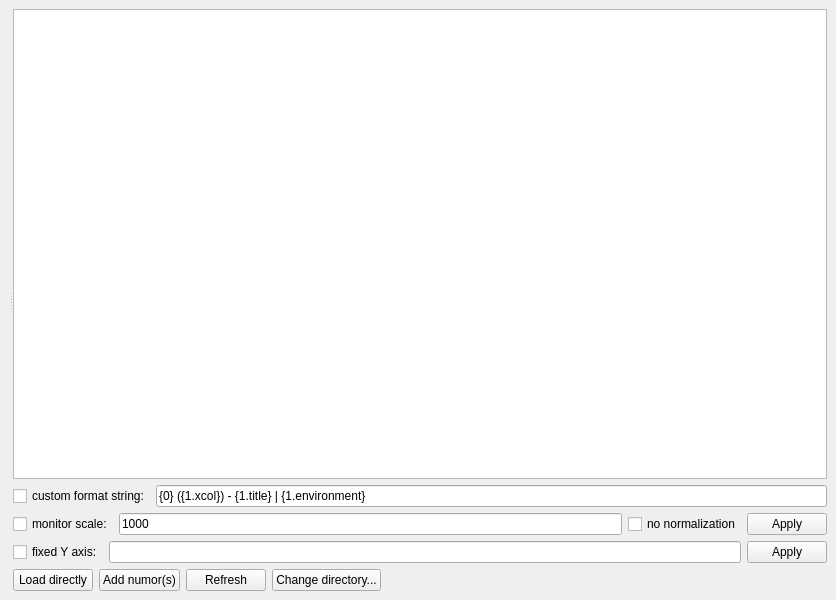
<?xml version="1.0" encoding="UTF-8"?>
<ui version="4.0">
 <class>MainWindow</class>
 <widget class="QMainWindow" name="MainWindow">
  <property name="geometry">
   <rect>
    <x>0</x>
    <y>0</y>
    <width>836</width>
    <height>600</height>
   </rect>
  </property>
  <property name="windowTitle">
   <string>ufit browser</string>
  </property>
  <widget class="QWidget" name="centralwidget">
   <layout class="QHBoxLayout" name="horizontalLayout_2">
    <item>
     <widget class="QSplitter" name="splitter">
      <property name="orientation">
       <enum>Qt::Horizontal</enum>
      </property>
      <widget class="QSplitter" name="vsplitter">
       <property name="orientation">
        <enum>Qt::Vertical</enum>
       </property>
       <widget class="QFrame" name="plotframe">
        <property name="frameShape">
         <enum>QFrame::StyledPanel</enum>
        </property>
        <property name="frameShadow">
         <enum>QFrame::Plain</enum>
        </property>
       </widget>
      </widget>
      <widget class="QWidget" name="layoutWidget">
       <layout class="QVBoxLayout" name="verticalLayout">
        <item>
         <widget class="QListWidget" name="dataList">
          <property name="contextMenuPolicy">
           <enum>Qt::ActionsContextMenu</enum>
          </property>
          <property name="selectionMode">
           <enum>QAbstractItemView::ExtendedSelection</enum>
          </property>
         </widget>
        </item>
        <item>
         <layout class="QHBoxLayout" name="horizontalLayout_4">
          <item>
           <widget class="QCheckBox" name="useFmtString">
            <property name="text">
             <string>custom format string:</string>
            </property>
           </widget>
          </item>
          <item>
           <widget class="QLineEdit" name="fmtStringEdit">
            <property name="text">
             <string>{0} ({1.xcol}) - {1.title} | {1.environment}</string>
            </property>
           </widget>
          </item>
         </layout>
        </item>
        <item>
         <layout class="QHBoxLayout" name="horizontalLayout_3">
          <item>
           <widget class="QCheckBox" name="useMonScale">
            <property name="text">
             <string>monitor scale:</string>
            </property>
           </widget>
          </item>
          <item>
           <widget class="QLineEdit" name="monScaleEdit">
            <property name="text">
             <string>1000</string>
            </property>
           </widget>
          </item>
          <item>
           <widget class="QCheckBox" name="noNormalize">
            <property name="text">
             <string>no normalization</string>
            </property>
           </widget>
          </item>
          <item>
           <widget class="QPushButton" name="monScaleBtn">
            <property name="text">
             <string>Apply</string>
            </property>
           </widget>
          </item>
         </layout>
        </item>
        <item>
         <layout class="QHBoxLayout" name="horizontalLayout_5">
          <item>
           <widget class="QCheckBox" name="useYAxis">
            <property name="text">
             <string>fixed Y axis:</string>
            </property>
           </widget>
          </item>
          <item>
           <widget class="QLineEdit" name="yAxisEdit">
            <property name="text">
             <string/>
            </property>
           </widget>
          </item>
          <item>
           <widget class="QPushButton" name="yAxisBtn">
            <property name="text">
             <string>Apply</string>
            </property>
           </widget>
          </item>
         </layout>
        </item>
        <item>
         <layout class="QHBoxLayout" name="horizontalLayout">
          <item>
           <widget class="QPushButton" name="loadBtn">
            <property name="text">
             <string>Load directly</string>
            </property>
            <property name="icon">
             <iconset resource="../../../resource/gui.qrc">
              <normaloff>:/notebook--plus.png</normaloff>:/notebook--plus.png</iconset>
            </property>
           </widget>
          </item>
          <item>
           <widget class="QPushButton" name="addNumBtn">
            <property name="text">
             <string>Add numor(s)</string>
            </property>
           </widget>
          </item>
          <item>
           <widget class="QPushButton" name="refreshBtn">
            <property name="text">
             <string>Refresh</string>
            </property>
            <property name="icon">
             <iconset resource="../../../resource/gui.qrc">
              <normaloff>:/arrow-circle-double.png</normaloff>:/arrow-circle-double.png</iconset>
            </property>
           </widget>
          </item>
          <item>
           <widget class="QPushButton" name="dirBtn">
            <property name="text">
             <string>Change directory...</string>
            </property>
            <property name="icon">
             <iconset resource="../../../resource/gui.qrc">
              <normaloff>:/folder-open.png</normaloff>:/folder-open.png</iconset>
            </property>
           </widget>
          </item>
          <item>
           <spacer name="horizontalSpacer">
            <property name="orientation">
             <enum>Qt::Horizontal</enum>
            </property>
            <property name="sizeHint" stdset="0">
             <size>
              <width>40</width>
              <height>20</height>
             </size>
            </property>
           </spacer>
          </item>
         </layout>
        </item>
       </layout>
      </widget>
     </widget>
    </item>
   </layout>
  </widget>
  <widget class="QMenuBar" name="menubar">
   <property name="geometry">
    <rect>
     <x>0</x>
     <y>0</y>
     <width>836</width>
     <height>31</height>
    </rect>
   </property>
  </widget>
 </widget>
 <resources>
  <include location="../../../resource/gui.qrc"/>
 </resources>
 <connections/>
</ui>
